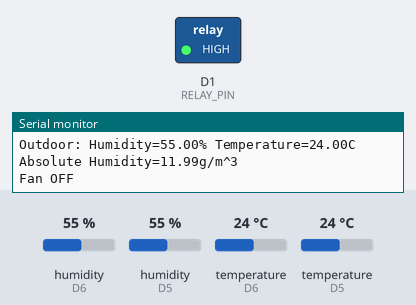
The sketch below on a simulated ESP8266 (NodeMCU). On the bench: switched loads named in the sketch (green lamp = pin HIGH), the last lines printed to the serial monitor. Inputs (shaded band) come from the test bench; at power-on: humidity (sensors on D6, D5) 55 %, temperature (sensors on D6, D5) 24 °C. WiFi joins after 1.5 s; servers stay silent unless stated.

Above: at 2.7 s.
2.8 s: humidity (sensor on D6) set to 53 %
At 3.9 s:
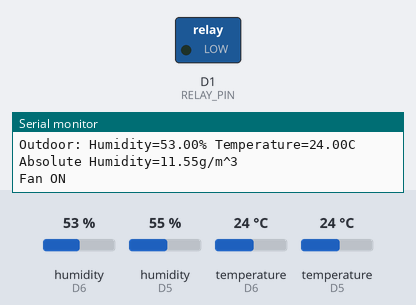
5.5 s: humidity (sensor on D6) set to 68 %
At 6.1 s:
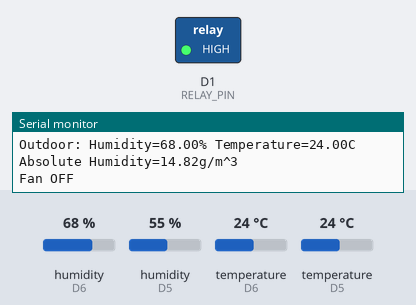
8.2 s: humidity (sensor on D6) set to 22 %
At 10.5 s:
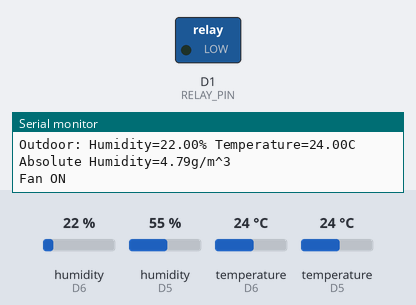
Timing chart, 0 to 12.0 s (numbered marks = the images above; inputs shaded):
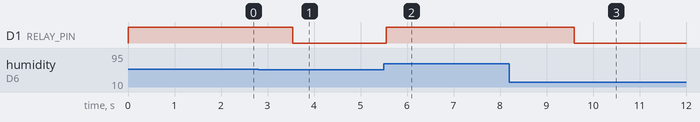

The sketch:

kellerarduino.ino
```cpp
#include <Adafruit_Sensor.h>

#include <DHT.h>

#include <ESP8266WiFi.h>
#include <ESP8266WebServer.h>


#define DHTPIN1 D5  // GPIO14, indoor sensor
#define DHTPIN2 D6  // GPIO12, outdoor sensor
#define RELAY_PIN D1 // GPIO5, connected to the relay

// Uncomment the DHT type you're using
#define DHTTYPE DHT22

// Wi-Fi credentials
const char* ssid = "SSID";
const char* password = "KEY";

DHT dht1(DHTPIN1, DHTTYPE);
DHT dht2(DHTPIN2, DHTTYPE);
ESP8266WebServer server(80);

void setup() {
  Serial.begin(115200);
  Serial.println();
  Serial.println("Initializing...");

  // Initialize DHT sensors
  dht1.begin();
  dht2.begin();

  // Initialize relay pin
  pinMode(RELAY_PIN, OUTPUT);
  digitalWrite(RELAY_PIN, HIGH); // Ensure relay is off

  // Connect to Wi-Fi
  Serial.print("Connecting to Wi-Fi");
  WiFi.begin(ssid, password);
  while (WiFi.status() != WL_CONNECTED) {
    delay(500);
    Serial.print(".");
  }
  Serial.println("Connected to Wi-Fi");
  Serial.print("IP Address: ");
  Serial.println(WiFi.localIP());

  // Set up web server
  server.on("/", handleRoot);
  server.begin();
  Serial.println("Web server started");
}

void loop() {
  server.handleClient();
  updateRelay();
  delay(2000); // Update data every 2 seconds
}

void updateRelay() {
  float h1 = dht1.readHumidity();
  float t1 = dht1.readTemperature();
  float h2 = dht2.readHumidity();
  float t2 = dht2.readTemperature();

  if (isnan(h1) || isnan(t1) || isnan(h2) || isnan(t2)) {
    Serial.println("Failed to read from DHT sensors");
    return;
  }

  // Calculate absolute humidity
  float hA1 = calculateAbsoluteHumidity(h1, t1);
  float hA2 = calculateAbsoluteHumidity(h2, t2);

  // Print values to Serial Monitor
  Serial.printf("Indoor: Humidity=%.2f%% Temperature=%.2fC Absolute Humidity=%.2fg/m^3\n", h1, t1, hA1);
  Serial.printf("Outdoor: Humidity=%.2f%% Temperature=%.2fC Absolute Humidity=%.2fg/m^3\n", h2, t2, hA2);

  // Control relay based on humidity comparison
  if (hA1 > hA2) {
    Serial.println("Fan ON");
    digitalWrite(RELAY_PIN, LOW); // Activate relay
  } else {
    Serial.println("Fan OFF");
    digitalWrite(RELAY_PIN, HIGH); // Deactivate relay
  }
}

float calculateAbsoluteHumidity(float relativeHumidity, float temperature) {
  double exponent = (7.5 * temperature) / (237.0 + temperature);
  double saturationVaporPressure = pow(10, exponent);
  double absoluteHumidity = 13.233 * relativeHumidity * (saturationVaporPressure / (273.16 + temperature));
  return absoluteHumidity;
}

void handleRoot() {
  float h1 = dht1.readHumidity();
  float t1 = dht1.readTemperature();
  float h2 = dht2.readHumidity();
  float t2 = dht2.readTemperature();

  if (isnan(h1) || isnan(t1) || isnan(h2) || isnan(t2)) {
    server.send(500, "text/plain", "Failed to read from DHT sensors");
    return;
  }

  float hA1 = calculateAbsoluteHumidity(h1, t1);
  float hA2 = calculateAbsoluteHumidity(h2, t2);

  String html = "<html><head><title>ESP8266 Sensor Data</title></head><body>";
  html += "<h1>ESP8266 Sensor Data</h1>";
  html += "<h2>Indoor</h2>";
  html += "<p>Temperature: " + String(t1) + " &deg;C</p>";
  html += "<p>Humidity: " + String(h1) + " %</p>";
  html += "<p>Absolute Humidity: " + String(hA1) + " g/m^3</p>";
  html += "<h2>Outdoor</h2>";
  html += "<p>Temperature: " + String(t2) + " &deg;C</p>";
  html += "<p>Humidity: " + String(h2) + " %</p>";
  html += "<p>Absolute Humidity: " + String(hA2) + " g/m^3</p>";

  if (hA1 > hA2) {
    html += "<p><strong>Fan Status: ON</strong></p>";
  } else {
    html += "<p><strong>Fan Status: OFF</strong></p>";
  }

  html += "</body></html>";
  server.send(200, "text/html", html);
}
```

Measured:
- the behaviour switches between 55 and 54 % on humidity (sensor on D6) (found by bisection; images 0 and 1)
- after the input at 2.8 s, D1 (RELAY_PIN): HIGH → LOW after 0.74 s
- after the input at 5.5 s, D1 (RELAY_PIN): LOW → HIGH after 0.06 s
- after the input at 8.2 s, D1 (RELAY_PIN): HIGH → LOW after 1.4 s
